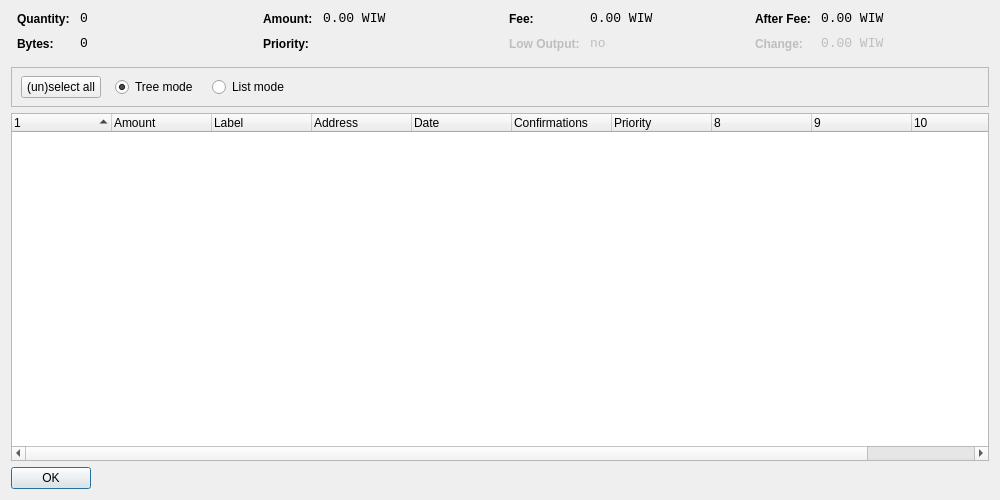
<?xml version="1.0" encoding="UTF-8"?>
<ui version="4.0">
 <class>CoinControlDialog</class>
 <widget class="QDialog" name="CoinControlDialog">
  <property name="geometry">
   <rect>
    <x>0</x>
    <y>0</y>
    <width>1000</width>
    <height>500</height>
   </rect>
  </property>
  <property name="windowTitle">
   <string>Coin Control</string>
  </property>
  <layout class="QVBoxLayout" name="verticalLayout">
   <item>
    <layout class="QHBoxLayout" name="horizontalLayoutTop" stretch="0,0,0,0">
     <property name="topMargin">
      <number>0</number>
     </property>
     <property name="bottomMargin">
      <number>10</number>
     </property>
     <item>
      <layout class="QFormLayout" name="formLayoutCoinControl1">
       <property name="horizontalSpacing">
        <number>10</number>
       </property>
       <property name="verticalSpacing">
        <number>10</number>
       </property>
       <property name="leftMargin">
        <number>6</number>
       </property>
       <property name="rightMargin">
        <number>6</number>
       </property>
       <item row="0" column="0">
        <widget class="QLabel" name="labelCoinControlQuantityText">
         <property name="styleSheet">
          <string notr="true">font-weight:bold;</string>
         </property>
         <property name="text">
          <string>Quantity:</string>
         </property>
        </widget>
       </item>
       <item row="0" column="1">
        <widget class="QLabel" name="labelCoinControlQuantity">
         <property name="font">
          <font>
           <family>Monospace</family>
           <pointsize>10</pointsize>
          </font>
         </property>
         <property name="cursor">
          <cursorShape>IBeamCursor</cursorShape>
         </property>
         <property name="contextMenuPolicy">
          <enum>Qt::ActionsContextMenu</enum>
         </property>
         <property name="text">
          <string notr="true">0</string>
         </property>
         <property name="textInteractionFlags">
          <set>Qt::LinksAccessibleByMouse|Qt::TextSelectableByKeyboard|Qt::TextSelectableByMouse</set>
         </property>
        </widget>
       </item>
       <item row="1" column="0">
        <widget class="QLabel" name="labelCoinControlBytesText">
         <property name="styleSheet">
          <string notr="true">font-weight:bold;</string>
         </property>
         <property name="text">
          <string>Bytes:</string>
         </property>
        </widget>
       </item>
       <item row="1" column="1">
        <widget class="QLabel" name="labelCoinControlBytes">
         <property name="font">
          <font>
           <family>Monospace</family>
           <pointsize>10</pointsize>
          </font>
         </property>
         <property name="cursor">
          <cursorShape>IBeamCursor</cursorShape>
         </property>
         <property name="contextMenuPolicy">
          <enum>Qt::ActionsContextMenu</enum>
         </property>
         <property name="text">
          <string notr="true">0</string>
         </property>
         <property name="textInteractionFlags">
          <set>Qt::LinksAccessibleByMouse|Qt::TextSelectableByKeyboard|Qt::TextSelectableByMouse</set>
         </property>
        </widget>
       </item>
      </layout>
     </item>
     <item>
      <layout class="QFormLayout" name="formLayoutCoinControl2">
       <property name="horizontalSpacing">
        <number>10</number>
       </property>
       <property name="verticalSpacing">
        <number>10</number>
       </property>
       <property name="leftMargin">
        <number>6</number>
       </property>
       <property name="rightMargin">
        <number>6</number>
       </property>
       <item row="0" column="0">
        <widget class="QLabel" name="labelCoinControlAmountText">
         <property name="styleSheet">
          <string notr="true">font-weight:bold;</string>
         </property>
         <property name="text">
          <string>Amount:</string>
         </property>
        </widget>
       </item>
       <item row="0" column="1">
        <widget class="QLabel" name="labelCoinControlAmount">
         <property name="font">
          <font>
           <family>Monospace</family>
           <pointsize>10</pointsize>
          </font>
         </property>
         <property name="cursor">
          <cursorShape>IBeamCursor</cursorShape>
         </property>
         <property name="contextMenuPolicy">
          <enum>Qt::ActionsContextMenu</enum>
         </property>
         <property name="text">
          <string notr="true">0.00 WIW</string>
         </property>
         <property name="textInteractionFlags">
          <set>Qt::LinksAccessibleByMouse|Qt::TextSelectableByKeyboard|Qt::TextSelectableByMouse</set>
         </property>
        </widget>
       </item>
       <item row="1" column="0">
        <widget class="QLabel" name="labelCoinControlPriorityText">
         <property name="styleSheet">
          <string notr="true">font-weight:bold;</string>
         </property>
         <property name="text">
          <string>Priority:</string>
         </property>
        </widget>
       </item>
       <item row="1" column="1">
        <widget class="QLabel" name="labelCoinControlPriority">
         <property name="font">
          <font>
           <family>Monospace</family>
           <pointsize>10</pointsize>
          </font>
         </property>
         <property name="cursor">
          <cursorShape>IBeamCursor</cursorShape>
         </property>
         <property name="contextMenuPolicy">
          <enum>Qt::ActionsContextMenu</enum>
         </property>
         <property name="text">
          <string/>
         </property>
         <property name="textInteractionFlags">
          <set>Qt::LinksAccessibleByMouse|Qt::TextSelectableByKeyboard|Qt::TextSelectableByMouse</set>
         </property>
        </widget>
       </item>
      </layout>
     </item>
     <item>
      <layout class="QFormLayout" name="formLayoutCoinControl3">
       <property name="horizontalSpacing">
        <number>10</number>
       </property>
       <property name="verticalSpacing">
        <number>10</number>
       </property>
       <property name="leftMargin">
        <number>6</number>
       </property>
       <property name="rightMargin">
        <number>6</number>
       </property>
       <item row="0" column="0">
        <widget class="QLabel" name="labelCoinControlFeeText">
         <property name="styleSheet">
          <string notr="true">font-weight:bold;</string>
         </property>
         <property name="text">
          <string>Fee:</string>
         </property>
        </widget>
       </item>
       <item row="0" column="1">
        <widget class="QLabel" name="labelCoinControlFee">
         <property name="font">
          <font>
           <family>Monospace</family>
           <pointsize>10</pointsize>
          </font>
         </property>
         <property name="cursor">
          <cursorShape>IBeamCursor</cursorShape>
         </property>
         <property name="contextMenuPolicy">
          <enum>Qt::ActionsContextMenu</enum>
         </property>
         <property name="text">
          <string notr="true">0.00 WIW</string>
         </property>
         <property name="textInteractionFlags">
          <set>Qt::LinksAccessibleByMouse|Qt::TextSelectableByKeyboard|Qt::TextSelectableByMouse</set>
         </property>
        </widget>
       </item>
       <item row="1" column="0">
        <widget class="QLabel" name="labelCoinControlLowOutputText">
         <property name="enabled">
          <bool>false</bool>
         </property>
         <property name="styleSheet">
          <string notr="true">font-weight:bold;</string>
         </property>
         <property name="text">
          <string>Low Output:</string>
         </property>
        </widget>
       </item>
       <item row="1" column="1">
        <widget class="QLabel" name="labelCoinControlLowOutput">
         <property name="enabled">
          <bool>false</bool>
         </property>
         <property name="font">
          <font>
           <family>Monospace</family>
           <pointsize>10</pointsize>
          </font>
         </property>
         <property name="cursor">
          <cursorShape>IBeamCursor</cursorShape>
         </property>
         <property name="contextMenuPolicy">
          <enum>Qt::ActionsContextMenu</enum>
         </property>
         <property name="text">
          <string notr="true">no</string>
         </property>
         <property name="textInteractionFlags">
          <set>Qt::LinksAccessibleByMouse|Qt::TextSelectableByKeyboard|Qt::TextSelectableByMouse</set>
         </property>
        </widget>
       </item>
      </layout>
     </item>
     <item>
      <layout class="QFormLayout" name="formLayoutCoinControl4">
       <property name="horizontalSpacing">
        <number>10</number>
       </property>
       <property name="verticalSpacing">
        <number>10</number>
       </property>
       <property name="leftMargin">
        <number>6</number>
       </property>
       <property name="rightMargin">
        <number>6</number>
       </property>
       <item row="0" column="0">
        <widget class="QLabel" name="labelCoinControlAfterFeeText">
         <property name="styleSheet">
          <string notr="true">font-weight:bold;</string>
         </property>
         <property name="text">
          <string>After Fee:</string>
         </property>
        </widget>
       </item>
       <item row="0" column="1">
        <widget class="QLabel" name="labelCoinControlAfterFee">
         <property name="font">
          <font>
           <family>Monospace</family>
           <pointsize>10</pointsize>
          </font>
         </property>
         <property name="cursor">
          <cursorShape>IBeamCursor</cursorShape>
         </property>
         <property name="contextMenuPolicy">
          <enum>Qt::ActionsContextMenu</enum>
         </property>
         <property name="text">
          <string notr="true">0.00 WIW</string>
         </property>
         <property name="textInteractionFlags">
          <set>Qt::LinksAccessibleByMouse|Qt::TextSelectableByKeyboard|Qt::TextSelectableByMouse</set>
         </property>
        </widget>
       </item>
       <item row="1" column="0">
        <widget class="QLabel" name="labelCoinControlChangeText">
         <property name="enabled">
          <bool>false</bool>
         </property>
         <property name="styleSheet">
          <string notr="true">font-weight:bold;</string>
         </property>
         <property name="text">
          <string>Change:</string>
         </property>
        </widget>
       </item>
       <item row="1" column="1">
        <widget class="QLabel" name="labelCoinControlChange">
         <property name="enabled">
          <bool>false</bool>
         </property>
         <property name="font">
          <font>
           <family>Monospace</family>
           <pointsize>10</pointsize>
          </font>
         </property>
         <property name="cursor">
          <cursorShape>IBeamCursor</cursorShape>
         </property>
         <property name="contextMenuPolicy">
          <enum>Qt::ActionsContextMenu</enum>
         </property>
         <property name="text">
          <string notr="true">0.00 WIW</string>
         </property>
         <property name="textInteractionFlags">
          <set>Qt::LinksAccessibleByMouse|Qt::TextSelectableByKeyboard|Qt::TextSelectableByMouse</set>
         </property>
        </widget>
       </item>
      </layout>
     </item>
    </layout>
   </item>
   <item>
    <widget class="QFrame" name="frame">
     <property name="minimumSize">
      <size>
       <width>0</width>
       <height>40</height>
      </size>
     </property>
     <property name="frameShape">
      <enum>QFrame::StyledPanel</enum>
     </property>
     <property name="frameShadow">
      <enum>QFrame::Sunken</enum>
     </property>
     <widget class="QWidget" name="horizontalLayoutWidget">
      <property name="geometry">
       <rect>
        <x>10</x>
        <y>0</y>
        <width>781</width>
        <height>41</height>
       </rect>
      </property>
      <layout class="QHBoxLayout" name="horizontalLayoutPanel" stretch="0,0,0,0,0">
       <property name="spacing">
        <number>14</number>
       </property>
       <item>
        <widget class="QPushButton" name="pushButtonSelectAll">
         <property name="sizePolicy">
          <sizepolicy hsizetype="Maximum" vsizetype="Fixed">
           <horstretch>0</horstretch>
           <verstretch>0</verstretch>
          </sizepolicy>
         </property>
         <property name="text">
          <string>(un)select all</string>
         </property>
        </widget>
       </item>
       <item>
        <widget class="QRadioButton" name="radioTreeMode">
         <property name="sizePolicy">
          <sizepolicy hsizetype="Maximum" vsizetype="Fixed">
           <horstretch>0</horstretch>
           <verstretch>0</verstretch>
          </sizepolicy>
         </property>
         <property name="text">
          <string>Tree mode</string>
         </property>
         <property name="checked">
          <bool>true</bool>
         </property>
        </widget>
       </item>
       <item>
        <widget class="QRadioButton" name="radioListMode">
         <property name="sizePolicy">
          <sizepolicy hsizetype="Maximum" vsizetype="Fixed">
           <horstretch>0</horstretch>
           <verstretch>0</verstretch>
          </sizepolicy>
         </property>
         <property name="text">
          <string>List mode</string>
         </property>
        </widget>
       </item>
       <item>
        <spacer name="horizontalSpacer">
         <property name="orientation">
          <enum>Qt::Horizontal</enum>
         </property>
         <property name="sizeHint" stdset="0">
          <size>
           <width>40</width>
           <height>20</height>
          </size>
         </property>
        </spacer>
       </item>
      </layout>
     </widget>
    </widget>
   </item>
   <item>
    <widget class="CoinControlTreeWidget" name="treeWidget">
     <property name="contextMenuPolicy">
      <enum>Qt::CustomContextMenu</enum>
     </property>
     <property name="sortingEnabled">
      <bool>false</bool>
     </property>
     <property name="columnCount">
      <number>11</number>
     </property>
     <attribute name="headerShowSortIndicator" stdset="0">
      <bool>true</bool>
     </attribute>
     <attribute name="headerStretchLastSection">
      <bool>false</bool>
     </attribute>
     <column>
      <property name="text">
       <string/>
      </property>
     </column>
     <column>
      <property name="text">
       <string>Amount</string>
      </property>
     </column>
     <column>
      <property name="text">
       <string>Label</string>
      </property>
     </column>
     <column>
      <property name="text">
       <string>Address</string>
      </property>
     </column>
     <column>
      <property name="text">
       <string>Date</string>
      </property>
     </column>
     <column>
      <property name="text">
       <string>Confirmations</string>
      </property>
      <property name="toolTip">
       <string>Confirmed</string>
      </property>
     </column>
     <column>
      <property name="text">
       <string>Priority</string>
      </property>
     </column>
     <column>
      <property name="text">
       <string/>
      </property>
     </column>
     <column>
      <property name="text">
       <string/>
      </property>
     </column>
     <column>
      <property name="text">
       <string/>
      </property>
     </column>
     <column>
      <property name="text">
       <string/>
      </property>
     </column>
    </widget>
   </item>
   <item>
    <widget class="QDialogButtonBox" name="buttonBox">
     <property name="sizePolicy">
      <sizepolicy hsizetype="Maximum" vsizetype="Fixed">
       <horstretch>0</horstretch>
       <verstretch>0</verstretch>
      </sizepolicy>
     </property>
     <property name="orientation">
      <enum>Qt::Horizontal</enum>
     </property>
     <property name="standardButtons">
      <set>QDialogButtonBox::Ok</set>
     </property>
    </widget>
   </item>
  </layout>
 </widget>
 <customwidgets>
  <customwidget>
   <class>CoinControlTreeWidget</class>
   <extends>QTreeWidget</extends>
   <header>coincontroltreewidget.h</header>
  </customwidget>
 </customwidgets>
 <resources/>
 <connections/>
</ui>
